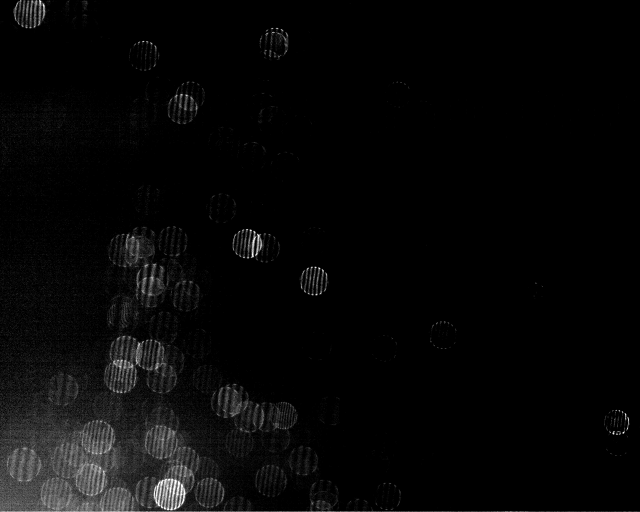
#> input picture resources/imgs_105mm_60deg.6mxcodhz.000000/000002.png, 1280 x 1024 px, given in place of only_one.png, which was not available (shown at 1/2 size)
$ python circle_detection_one.py
#> lines starting #> are read from the running program, lines starting #| are printed output that depends on the picture; after the words box and inside, x2 and y2 are one past the last pixel; in counts of white or black regions, pixels touching at a corner belong together; pictures that were not available may be replaced by others from this repository, and a replacement may not be noted
### detector/circle_detector.py
import matplotlib.pyplot as plt
import os
from scipy import signal
import scipy.ndimage as nd
from img_handling.droplets import *
from img_handling.labelme import *
from img_handling.plotters import *
import numpy as np
from scipy.signal import fftconvolve
# from detector_configuration import *
from detector.detector_configuration import *


def normxcorr2(template, image, mode="full"):
    """
    Input arrays should be floating point numbers.
    :param template: N-D array, of template or filter you are using for cross-correlation.
    Must be less or equal dimensions to image.
    Length of each dimension must be less than length of image.
    :param image: N-D array
    :param mode: Options, "full", "valid", "same"
    full (Default): The output of fftconvolve is the full discrete linear convolution of the inputs.
    Output size will be image size + 1/2 template size in each dimension.
    valid: The output consists only of those elements that do not rely on the zero-padding.
    same: The output is the same size as image, centered with respect to the ‘full’ output.
    :return: N-D array of same dimensions as image. Size depends on mode parameter.
    """

    # If this happens, it is probably a mistake
    if np.ndim(template) > np.ndim(image) or \
            len([i for i in range(np.ndim(template)) if template.shape[i] > image.shape[i]]) > 0:
        print("normxcorr2: TEMPLATE larger than IMG. Arguments may be swapped.")

    template = template - np.mean(template)
    image = image - np.mean(image)

    a1 = np.ones(template.shape)
    # Faster to flip up down and left right then use fftconvolve instead of scipy's correlate
    ar = np.flipud(np.fliplr(template))
    out = fftconvolve(image, ar.conj(), mode=mode)

    image = fftconvolve(np.square(image), a1, mode=mode) - \
            np.square(fftconvolve(image, a1, mode=mode)) / (np.prod(template.shape))

    # Remove small machine precision errors after subtraction
    image[np.where(image < 0)] = 0

    template = np.sum(np.square(template))
    out = out / np.sqrt(image * template)

    # Remove any divisions by 0 or very close to 0
    out[np.where(np.logical_not(np.isfinite(out)))] = 0

    return out


def create_circular_mask(h, w, center=None, radius=None, circle_width=None):

    if center is None: # use the middle of the image
        center = (int(w/2), int(h/2))
    if radius is None: # use the smallest distance between the center and image walls
        radius = min(center[0], center[1], w-center[0], h-center[1])

    Y, X = np.ogrid[:h, :w]
    dist_from_center = np.sqrt((X - center[0])**2 + (Y-center[1])**2)

    if circle_width is None:
        mask = dist_from_center <= radius
    else:
        mask_large = dist_from_center <= radius
        mask_small = dist_from_center >= (radius - circle_width)
        mask = np.logical_and(mask_small, mask_large)

    mask = mask.astype('uint8') * 255
    return mask


def gaussian_kernel(l=5, sig=3):
    """\
    creates gaussian kernel with side length `l` and a sigma of `sig`
    """
    ax = np.linspace(-(l - 1) / 2., (l - 1) / 2., l)
    gauss = np.exp(-0.5 * np.square(ax) / np.square(sig))
    kernel = np.outer(gauss, gauss)
    return kernel / np.sum(kernel)


def find_peaks2d(arr: np.ndarray, max_min_neighborhood_size: int, threshold: float) -> np.ndarray:
    # todo - rewrite the loop so that its faster
    """Applies maximum filter for given area, then creates bool array with true values, where
    the maxima lay in the original image.
    Applies minimum filter to the original image and creates a difference image between max and min image
    Detected peaks are located where the difference between the min and max image is smaller than threshold

    returns ndarray [N x 2] containing the x, y coords of the peaks"""
    data_max = nd.maximum_filter(arr, max_min_neighborhood_size)
    maxima = (arr == data_max)
    data_min = nd.minimum_filter(arr, max_min_neighborhood_size)
    maxmmin = (data_max - data_min)
    maxmmin = maxmmin / np.max(maxmmin[:])
    diff = (maxmmin > threshold)
    # diff = ((data_max - data_min) > threshold)

    maxima[diff == 0] = 0

    labeled, num_objects = nd.label(maxima)
    slices = nd.find_objects(labeled)
    coords = np.zeros((len(slices), 2))
    for i, (dy, dx) in enumerate(slices):
        x_center = (dx.start + dx.stop - 1) / 2
        coords[i, 0] = x_center
        y_center = (dy.start + dy.stop - 1) / 2
        coords[i, 1] = y_center

    return coords


# [12 lines left out: functions detect_circles_labelme_input, preprocess_img, not called in this run]


def detect_circles(img: np.ndarray, DS_COEFF: int = 2,
                   circle_mask_rad: int = 30, circle_mask_wdth: int = None, circle_mask_radoff_size: int = 5,
                   pxcorr1: int = 95, pxcorr2: int = 95,
                   peakfind_thr: float = 0.1, peakfind_min_max_nghbr: int = 5,
                   debug=False) -> np.ndarray:
    """Returns ndarray of centers of detected circles [N X 2]"""
    # downsample
    new_res = [round(x / DS_COEFF) for x in img.shape]
    new_res.reverse()  # cv2 is [height, width] dims!

    img_ds = cv2.resize(img, new_res, interpolation=cv2.INTER_AREA)
    if debug:
        print('original img res is: {}'.format(img.shape))
        print('resized image size is {}'.format(new_res))

    # get circle mask for xcorr
    circle_mask_rad = round(circle_mask_rad / 2)    # this for some reason...
    side_size = 2 * circle_mask_rad + circle_mask_radoff_size
    # side_size = int(np.ceil(((2 * circle_mask_rad) / DS_COEFF) + circle_mask_radoff_size))
    print('side size:{}'.format(side_size))
    mask = create_circular_mask(h=side_size, w=side_size, radius=circle_mask_rad, circle_width=circle_mask_wdth)

    # first correlation
    corr = normxcorr2(mask, img_ds, mode='same')
    p95 = np.percentile(corr[:], pxcorr1)
    corr[corr < p95] = 0

    # second correlation
    corr2 = signal.correlate2d(corr, gaussian_kernel(), mode='same')
    p95 = np.percentile(corr2[:], pxcorr2)
    corr2[corr2 < p95] = 0

    coords = find_peaks2d(arr=corr2, max_min_neighborhood_size=peakfind_min_max_nghbr, threshold=peakfind_thr)
    # coords = find_peaks2d(arr=corr2, max_min_neighborhood_size=2 * int(circle_mask_rad), threshold=peakfind_thr)

    if debug:
        plt.figure()
        plt.subplot(221)
        plt.imshow(corr)
        plt.subplot(222)
        plt.imshow(corr2)
        plt.scatter(coords[:, 0], coords[:, 1], color='r', s=1)
        plt.subplot(223)
        plt.imshow(img_ds)
        plt.scatter(coords[:, 0], coords[:, 1], color='r', s=1)
        plt.subplot(224)
        plt.imshow(corr2)
        plt.scatter(coords[:, 0], coords[:, 1], color='r', s=1)

        plt.show()

    # de-downsample coords (ndarray (N, 2))
    coords = coords * DS_COEFF

    return coords


# [26 lines that do not run on import are left out]

### helpers/labeled_jsons.py
import json
import numpy as np
# from image_utils import img_b64_to_arr
from helpers import image_utils
import os
import cv2
from helpers.interfaces import ParticlePosition


# [30 lines left out: functions load_labelme_image, load_labelme_droplet_labels, not called in this run]


class DropletSlice(object):
    # [4 lines left out: function __init__, not called in this run]

    @property
    def img(self):
        return self._img

    @img.setter
    def img(self, img: np.ndarray):
        self._img = img

    @property
    def radius(self):
        return self._radius

    @property
    def score(self):
        return self._score

    @score.setter
    def score(self, score: float):
        self._score = score

    def center_coords(self) -> list:
        return [int(self._img.shape[0]/2), int(self._img.shape[1]/2)]

    def rotate_horizontal(self):
        raise NotImplemented


class DropletLabel(ParticlePosition):
    """Holds info about the droplet label
    _points is a list of two points, where first is the center of the circle and the second is some rando
    on the radius

    _shape_type should be circle (so far)"""
    def __init__(self, center_pt: list, radius: int, name: str, shape_type: str = 'circle',
                 fringe_count=None, img_path: str = '', droplet_slice: DropletSlice = None,
                 score=None):
        super(DropletLabel, self).__init__()
        try:
            self.name = name
            self._center = [int(np.round(x)) for x in center_pt]
            self._radius = radius
            self.fringe_count = fringe_count
            self._shape_type = shape_type
            self.img_path = img_path
            self.slice = droplet_slice
            self._score = score
        except Exception as e:
            raise ValueError

    # [24 lines left out: functions init_labelme, init_dict, not called in this run]

    def center(self) -> tuple:
        """returns a tuple of [x, y] denoting droplet's center"""
        # ctr_pt = [int(np.round(x)) for x in self._points[0]]
        return self._center
        # return tuple(ctr_pt)

    def radius(self) -> float:
        """returns radius of the droplet"""
        return self._radius
        # pt1 = self._points[0]
        # pt2 = self._points[1]
        # return int(np.round(np.sqrt((pt2[0] - pt1[0])**2 + (pt2[1] - pt1[1])**2)))

    def area(self) -> float:
        """returns area of the droplet"""
        return np.pi * self.radius()**2

    # [5 lines left out: function score, not called in this run]

    def __str__(self):
        s = 'DropletLabel:\n'
        s += 'Name: {} \n'.format(self.name)
        s += 'Img path: {} \n'.format(self.img_path)
        s += 'Center: {} \n'.format(self.center())
        s += 'Radius: {} \n'.format(self.radius())
        s += 'Fringe count: {} \n'.format(self.fringe_count)
        s += 'Score: {} \n'.format(self.slice.score)
        return s

    # [44 lines left out: functions json, plot_image, plot_droplet_on_image, plot_droplet_list_on_image, not called in this run]


def plot_multiple_droplet_lists_on_image(dict_of_lists: dict, img: np.ndarray, wait_key=True):
    # maximum 3 sets of droplets can be plotted so far...
    assert len(dict_of_lists.keys()) <= 3
    # ensure image is in rgb so that colors are existing
    assert len(img.shape) == 2 or len(img.shape) == 3
    if len(img.shape) != 3:
        img = cv2.cvtColor(img, cv2.COLOR_GRAY2RGB)

    COLORS = ((0, 0, 255), (0, 255, 0), (255, 0, 0))
    # todo - move to external config
    font_settings = {}
    font_settings['bottom_left_corner'] = (40, 40)
    font_settings['font'] = cv2.FONT_HERSHEY_SIMPLEX
    font_settings['font_scale'] = 1
    font_settings['font_color'] = (255, 255, 255)
    font_settings['thickness'] = 1
    font_settings['line_type'] = 2

    legend_text = ''

    for i, key in enumerate(dict_of_lists.keys()):
        droplets = dict_of_lists[key]
        legend_text += str(key) + ': ' + str(COLORS[i]) + ' (BGR) || '
        for droplet in droplets:
            try:
                img = cv2.circle(img, center=droplet.center(), radius=droplet.radius(), color=COLORS[i], thickness=2)
            except Exception as e:
                print('failed to draw circle, because {}'.format(e))

    cv2.namedWindow('droplets', cv2.WINDOW_NORMAL)
    cv2.putText(img, legend_text,
                font_settings['bottom_left_corner'],
                font_settings['font'],
                font_settings['font_scale'],
                font_settings['font_color'],
                font_settings['thickness'],
                font_settings['line_type'])
    cv2.imshow('droplets', img)

    if wait_key:
        cv2.waitKey(0)


# [21 lines left out: functions plot_points_on_image, coords2droplet_labels_list, not called in this run]


# [8 lines that do not run on import are left out]
    # [22 lines of commented-out code are left out]

### evaluation/circle_detection_one.py
import os

import numpy as np
import math
from detector.circle_detector import detect_circles_labelme_input, detect_circles
from helpers.labeled_jsons import *
import matplotlib.pyplot as plt


# [42 lines left out: functions two_circle_area_intersection, circ_intersection_over_union, not called in this run]


if __name__ == '__main__':

    from PIL import Image

    SHOW_IMAGES = True
    PATH = '..//resources//only_one.png'
    # image = Image.open(PATH)
    img = np.array(Image.open(PATH).convert('L'))
#> img is the input picture: shape (1024, 1280); min 0, max 255, mean 7.6
    coords = detect_circles(img, circle_mask_rad=20, pxcorr1=99.5,
                            pxcorr2=99.5, debug=True)
#| original img res is: (1024, 1280)
#| resized image size is [640, 512]
#> in normxcorr2, `template = template - np.mean(template)`:
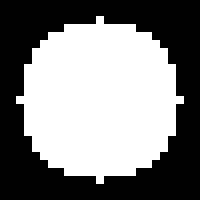
#> template: shape (25, 25) float64 (shown 8 times larger); values -129.3 (black) and 125.7 (white), 50.7% white; 1 black region, box (x1, y1, x2, y2) and area: (0, 0, 25, 25) 308
#> in normxcorr2, `image = fftconvolve(np.square(image), a1, mode=mode) - \ np.square(fft..`:
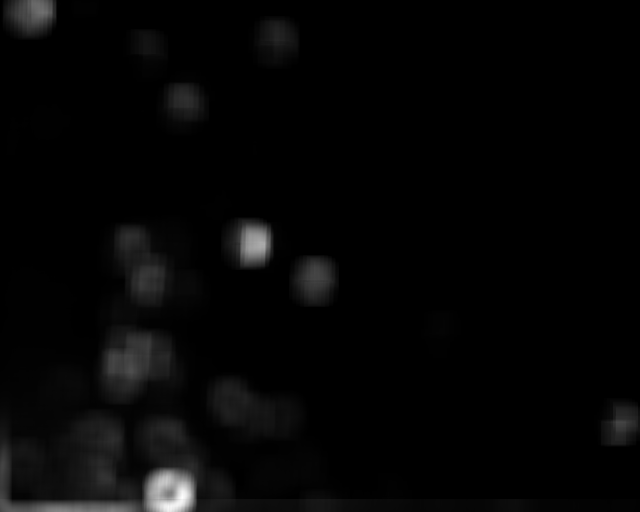
#> image: shape (512, 640) float64; min -2.02e-09, max 3573514.2, mean 80871.1; drawn with min black and max white
#> in normxcorr2, `template = np.sum(np.square(template))`: template = 10158049.4
#> in normxcorr2, `out[np.where(np.logical_not(np.isfinite(out)))] = 0`:
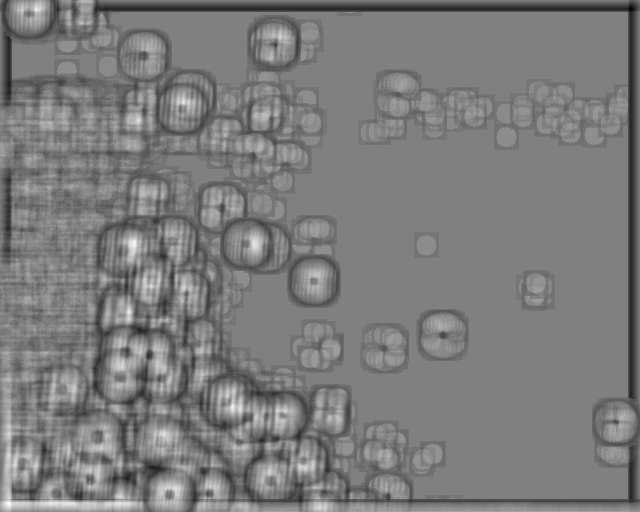
#> out: shape (512, 640) float64; min -0.532, max 0.524, mean -0.0176; drawn with min black and max white
#> in detect_circles, `p95 = np.percentile(corr[:], pxcorr1)`: p95 = 0.285
#> in detect_circles, `p95 = np.percentile(corr2[:], pxcorr2)`: p95 = 0.128
#> in find_peaks2d, `maxima[diff == 0] = 0`:
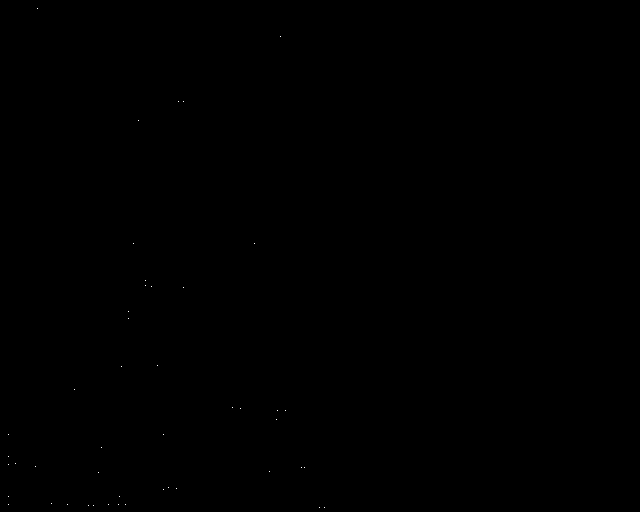
#> maxima: shape (512, 640) bool; 0.01% white in thin lines or dots, all inside (x1, y1, x2, y2) = (8, 8, 325, 508)
#> in find_peaks2d, `labeled, num_objects = nd.label(maxima)`: num_objects = 47
#> in find_peaks2d, `slices = nd.find_objects(labeled)`: slices = 47 items
#> in find_peaks2d, `coords = np.zeros((len(slices), 2))`: coords = 47 pairs, first value 0 to 0, second value 0 to 0
#> the loop in find_peaks2d, `for i, (dy, dx) in enumerate(slices):` made 47 passes
#> (x_center, y_center) on passes 1 to 8: (37, 8), (280, 36), (178, 101), (183, 101), (138, 120), (133, 243), (254, 243), (145, 280)
#> after the loop in find_peaks2d, `for i, (dy, dx) in enumerate(slices):`: coords = 47 pairs, first value 8 to 324, second value 8 to 507
#> in detect_circles, `plt.show()`:
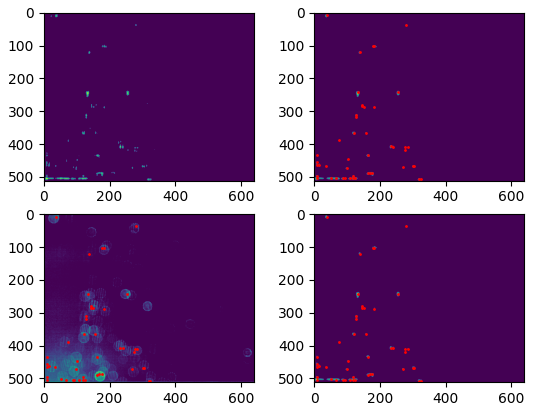
#> figure drawn by matplotlib, 4 panels
#> in detect_circles, `coords = coords * DS_COEFF`: coords = 47 pairs, first value 16 to 648, second value 16 to 1014

    det_droplets = []

    # make coords to dropletLabels
    for i, coord in enumerate(coords):
        name = 'detection_{}'.format(i)
        det_drop = DropletLabel(center_pt=coord, radius=40, name=name)
        det_droplets.append(det_drop)
#> this loop made 47 passes
#> after the loop, det_droplets = 47 items

    plot_dict = {'det': det_droplets}
    plot_multiple_droplet_lists_on_image(plot_dict, img)
#> the loop in plot_multiple_droplet_lists_on_image, `for i, key in enumerate(dict_of_lists.keys()):` made 1 pass
#> (key, legend_text) on pass 1: ('det', 'det: (0, 0, 255) (BGR) || ')
#> after the loop in plot_multiple_droplet_lists_on_image, `for i, key in enumerate(dict_of_lists.keys()):`:
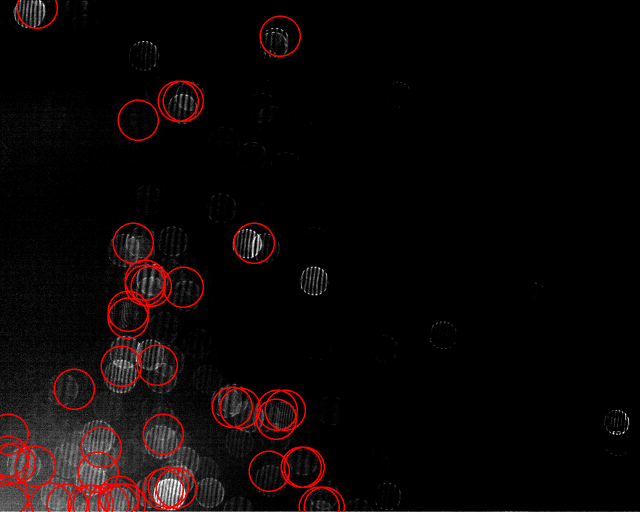
#> img: shape (1024, 1280, 3) (shown at 1/2 size); mean B, G, R 6.7, 6.7, 12.4
#> in plot_multiple_droplet_lists_on_image, `cv2.putText(img, legend_text, font_settings['bottom_left_corner'], fon..`:
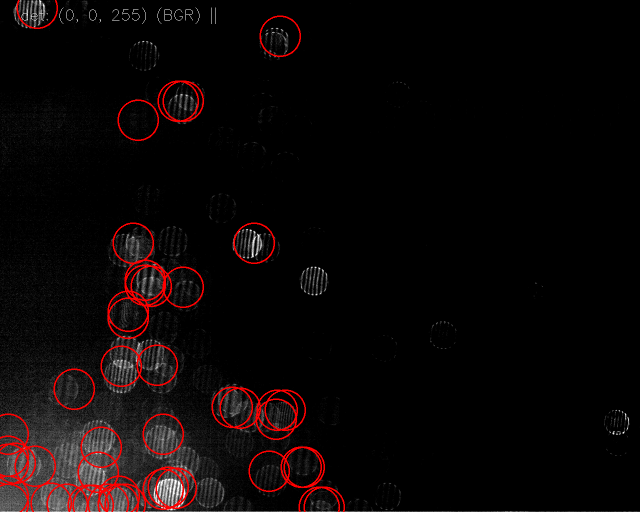
#> img: shape (1024, 1280, 3) (shown at 1/2 size); 0.06% of pixels changed, all inside (x1, y1, x2, y2) = (43, 15, 431, 48)

#> (the run stopped early here; a loop or call above may not have finished)

$ run again, on resources/imgs_105mm_60deg.6mxcodhz.000000/000003.png
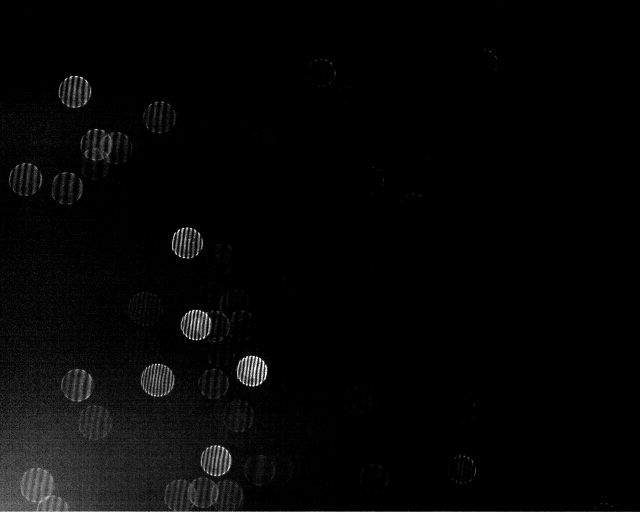
#> input picture resources/imgs_105mm_60deg.6mxcodhz.000000/000003.png, 1280 x 1024 px, given in place of only_one.png, which was not available (shown at 1/2 size)
#> img is the input picture: shape (1024, 1280); min 0, max 255, mean 5.9
#| original img res is: (1024, 1280)
#| resized image size is [640, 512]
#> in normxcorr2, `template = np.sum(np.square(template))`: template = 10158049.4
#> mask: shape (25, 25); 50.7% white; 1 black region, box (x1, y1, x2, y2) and area: (0, 0, 25, 25) 308
#> in detect_circles, `p95 = np.percentile(corr[:], pxcorr1)`: p95 = 0.267
#> in detect_circles, `p95 = np.percentile(corr2[:], pxcorr2)`: p95 = 0.113
#> in find_peaks2d, `maxima = (arr == data_max)`:
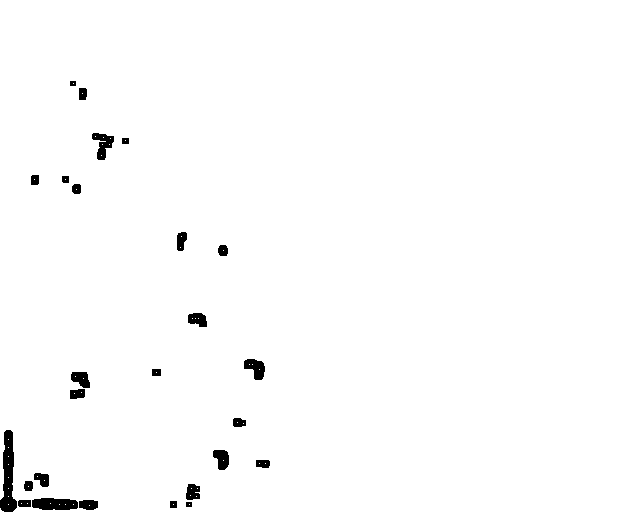
#> maxima: shape (512, 640) bool; 98.7% white; 26 black regions, largest, box (x1, y1, x2, y2) and area: (0, 430, 17, 512) 835, (32, 498, 78, 510) 473, (92, 133, 114, 160) 315
#> diff: shape (512, 640) bool; 1.3% white; 26 white regions, largest, box (x1, y1, x2, y2) and area: (0, 430, 17, 512) 843, (32, 498, 78, 510) 477, (92, 133, 114, 160) 321
#> labeled: shape (512, 640) int32; 56 distinct labels, from 0 to 55
#> num_objects = 55
#> slices = 55 items
#> in find_peaks2d, `coords = np.zeros((len(slices), 2))`: coords = 55 pairs, first value 0 to 0, second value 0 to 0
#> the loop in find_peaks2d, `for i, (dy, dx) in enumerate(slices):` made 55 passes
#> (x_center, y_center) on passes 1 to 8: (73, 83), (82, 93), (95, 136), (103, 137), (110, 138), (125, 140), (102, 144), (109, 144)
#> after the loop in find_peaks2d, `for i, (dy, dx) in enumerate(slices):`: coords = 55 pairs, first value 8 to 265, second value 83 to 505
#> in detect_circles, `coords = coords * DS_COEFF`: coords = 55 pairs, first value 16 to 530, second value 166 to 1010
#> the loop `for i, coord in enumerate(coords):` made 55 passes
#> after the loop `for i, coord in enumerate(coords):`: det_droplets = 55 items
#> the loop in plot_multiple_droplet_lists_on_image, `for i, key in enumerate(dict_of_lists.keys()):` made 1 pass
#> (key, legend_text) on pass 1: ('det', 'det: (0, 0, 255) (BGR) || ')
#> in plot_multiple_droplet_lists_on_image, `cv2.putText(img, legend_text, font_settings['bottom_left_corner'], fon..`:
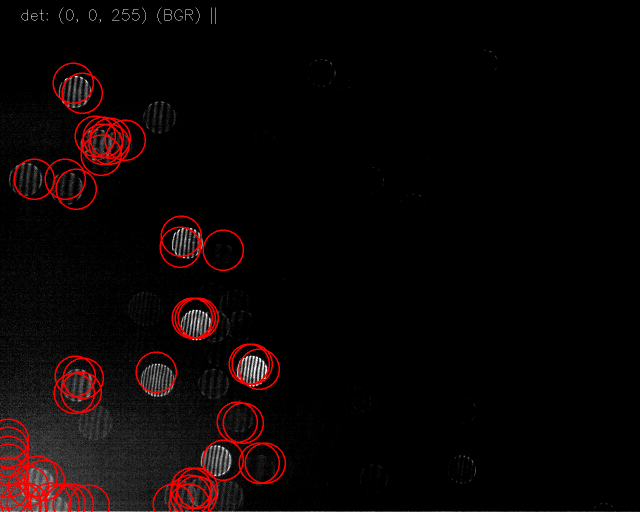
#> img: shape (1024, 1280, 3) (shown at 1/2 size); mean B, G, R 5.2, 5.2, 11.7
